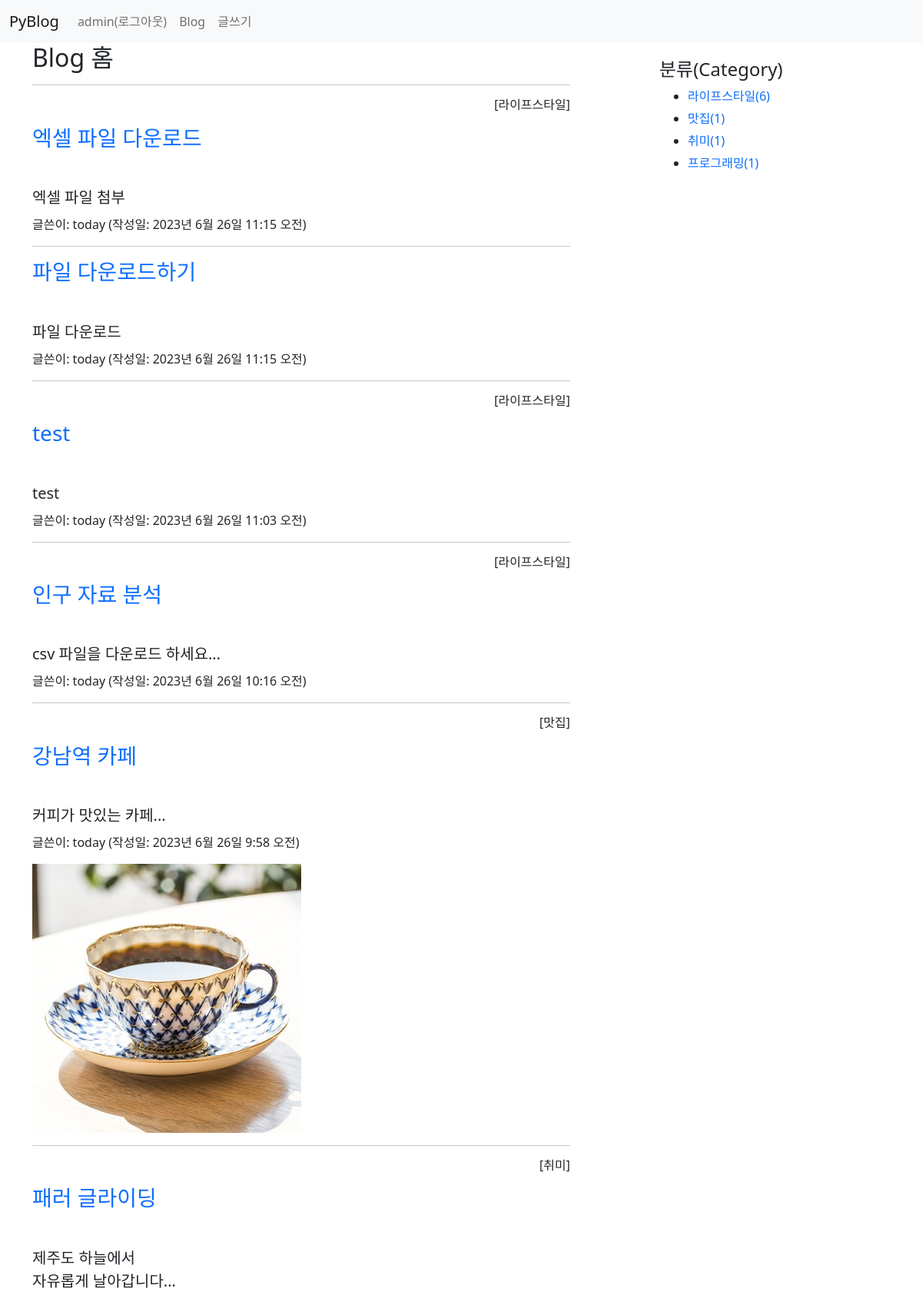
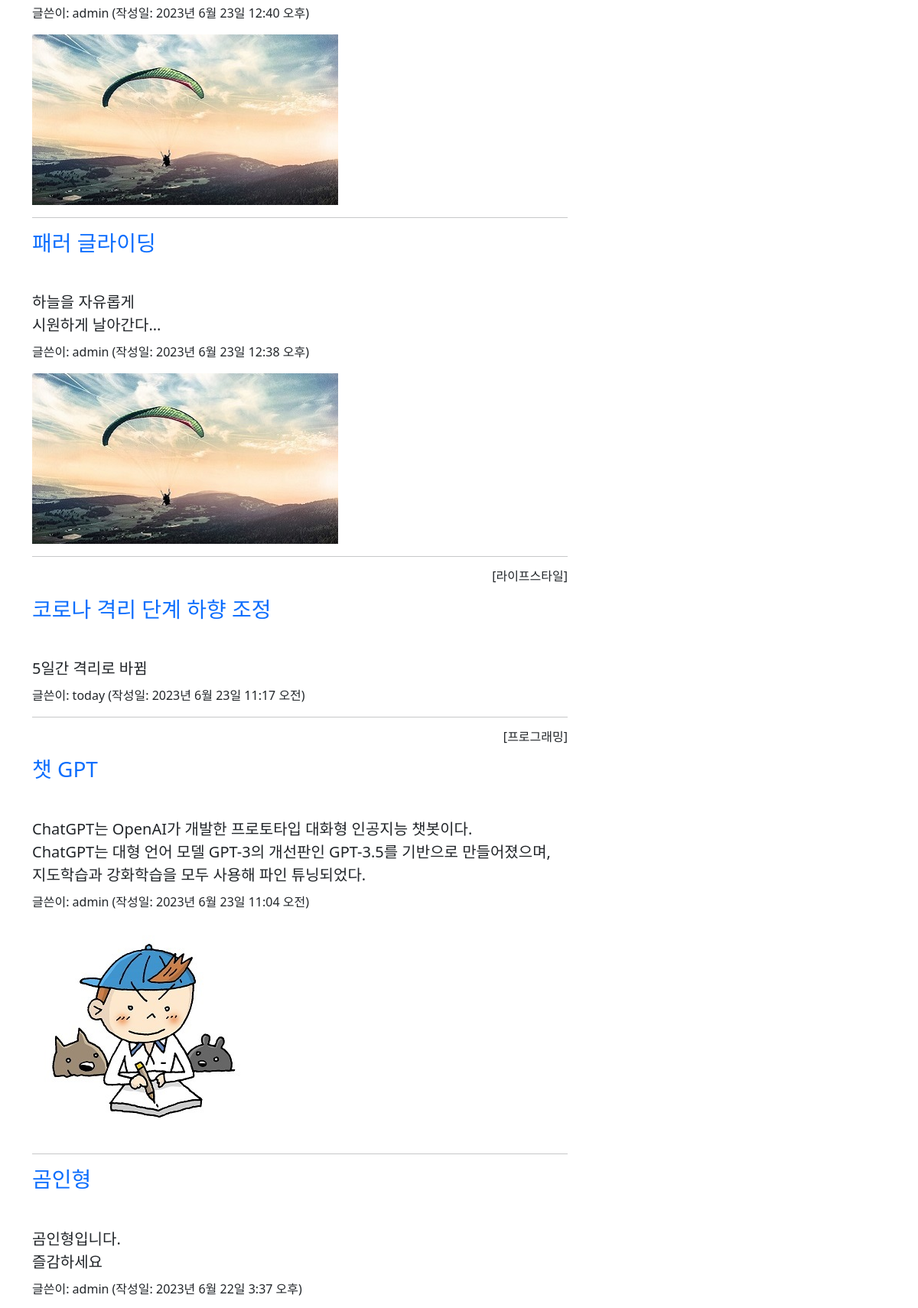
Page /blog/ (signed in, upper part) on the committed database (2 pictures, top to bottom).
### blog/models.py (models this page shows, shortened)
class Post(models.Model):
    author = models.ForeignKey(User, on_delete=models.CASCADE)
    title = models.CharField(max_length=100)  #제목
    content = models.TextField()              #내용
    pub_date = models.DateTimeField()         #발행일
    modify_date = models.DateTimeField(null=True, blank=True) #입력 폼이 비어도 됨
    photo = models.ImageField(upload_to='blog/images/%Y/%m/%d/',
                    null=True, blank=True)  #null 허용, 파일을 첨부하지 않을수 있음
    file = models.FileField(upload_to='blog/files/%Y/%m/%d/',
                    null=True, blank=True)
    category = models.ForeignKey(Category, null=True, blank=True,
                    on_delete=models.SET_NULL)

class Category(models.Model):
    name = models.CharField(max_length=50, unique=True)
    slug = models.SlugField(max_length=200, unique=True,
                allow_unicode=True)
    def __str__(self):
        return self.name
    def get_absolute_url(self):
        return reverse('blog:category_page', args=[self.slug])
    class Meta:
        ordering = ['name']  # 이름순 정렬
        verbose_name = 'category'
        verbose_name_plural = 'categories'

### blog/views.py (the view)
# urls.py: path('', views.post_list, name='post_list'), # 목록
def post_list(request):
    post_list = Post.objects.order_by('-pub_date') # 포스트 전체 검색
    categories = Category.objects.all() #카테고리 전체 검색
    context = {'post_list': post_list, 'categories': categories}
    return render(request, 'blog/post_list.html', context)

### templates/blog/post_list.html (shortened to what this page needs)
{% extends 'base.html' %}
{% block content %}
<div class="container">
    <section id="post_list">
        <h2>Blog 홈</h2>
        {% if post_list %}
            {% for post in post_list %}
                <hr>
                {% if post.category %}
                    <h6 class="text-end">[{{ post.category }}]</h6>
                {% endif %}
                <h3 class="my-3">
                    <a href="{% url 'blog:detail' post.id %}">
                        {{ post.title }}
                    </a>
                </h3>
                <h5 style="white-space: pre-line; line-height: 1.5">
                    {{ post.content }}
                </h5>
                <p>글쓴이: {{ post.author }} (작성일: {{ post.pub_date }})</p>
                {% if post.photo %}
                    <img src="{{ post.photo.url }}">
                {% endif %}
            {% endfor %}
        {% else %}
            <p>포스트가 없습니다.</p>
        {% endif %}
    </section>
    <aside id="category">
        <h4>분류(Category)</h4>
        <div>
            <ul>
                {% for category in categories %}
                    {% if current_category.slug == category.slug %}
                    <li style="background: #ff0">
                        <a href="{{ category.get_absolute_url }}">
                        {{ category.name }}({{ category.post_set.count }})
                        </a>
                    </li>
                    {% else %}
                    <li>
                        <a href="{{ category.get_absolute_url }}">
                        {{ category.name }}({{ category.post_set.count }})
                        </a>
                    </li>
                    {% endif %}
                {% endfor %}
            </ul>
        </div>
    </aside>
</div>
{% endblock %}

### templates/navbar.html (shortened to what this page needs)
<nav class="navbar navbar-expand-lg navbar-light bg-light">
  <div class="container-fluid">
    <a class="navbar-brand" href="/">PyBlog</a>
    <div class="collapse navbar-collapse" id="navbarSupportedContent">
      <ul class="navbar-nav me-auto mb-2 mb-lg-0">
        {% if not user.is_authenticated %}
        <li class="nav-item">
          <a class="nav-link" href="{% url 'common:login' %}">
              <i class="fa-solid fa-right-to-bracket"></i> 로그인</a>
        </li>
        {% else %}
        <li class="nav-item">
          <a class="nav-link" href="{% url 'common:logout' %}">
            {{ user.username }}(로그아웃)
          </a>
        </li>
        {% endif %}
        <li class="nav-item">
          <a class="nav-link" href="{% url 'blog:post_list' %}">Blog</a>
        </li>
        <li class="nav-item">
          <a class="nav-link" href="{% url 'blog:post_create' %}">글쓰기</a>
        </li>
      </ul>
    </div>
  </div>
</nav>

### static/blog/css/style.css (style rules this page uses)
a { text-decoration: none; }
#post_list { width: 700px; float: left; }
#category { width: 200px; float: right; margin: 20px 100px 0 0; }
#category ul li { margin: 5px; }

### rows in the picture
Post: category "라이프스타일", title "엑셀 파일 다운로드", content "엑셀 파일 첨부", author "today", pub_date "2023년 6월 26일 11:15 오전"
Post: title "파일 다운로드하기", content "파일 다운로드", author "today", pub_date "2023년 6월 26일 11:15 오전"
Post: category "라이프스타일", title "test", content "test", author "today", pub_date "2023년 6월 26일 11:03 오전"
Post: category "라이프스타일", title "인구 자료 분석", content "csv 파일을 다운로드 하세요...", author "today", pub_date "2023년 6월 26일 10:16 오전"
Post: category "맛집", title "강남역 카페", content "커피가 맛있는 카페...", author "today", pub_date "2023년 6월 26일 9:58 오전", photo (picture)
Post: category "취미", title "패러 글라이딩", content "제주도 하늘에서 자유롭게 날아갑니다...", author "admin", pub_date "2023년 6월 23일 12:40 오후", photo (picture)
Post: title "패러 글라이딩", content "하늘을 자유롭게 시원하게 날아간다...", author "admin", pub_date "2023년 6월 23일 12:38 오후", photo (picture)
Post: category "라이프스타일", title "코로나 격리 단계 하향 조정", content "5일간 격리로 바뀜", author "today", pub_date "2023년 6월 23일 11:17 오전"
Post: category "프로그래밍", title "챗 GPT", content "ChatGPT는 OpenAI가 개발한 프로토타입 대화형 인공지능 챗봇이다. ChatGPT는 대형 언어 모델 GPT-3의 개선판인 GPT-3.5를 기반으로 만들어졌으며, 지도학습과 강화학습을 모두 사용해 파인 튜닝되었다.", author "admin", pub_date "2023년 6월 23일 11:04 오전", photo (picture)
Post: title "곰인형", content "곰인형입니다. 즐감하세요", author "admin", pub_date "2023년 6월 22일 3:37 오후"
Category: name "라이프스타일", post_set.count "6"
Category: name "맛집", post_set.count "1"
Category: name "취미", post_set.count "1"
Category: name "프로그래밍", post_set.count "1"

### other values in the picture
{{ user.username }} "admin"
